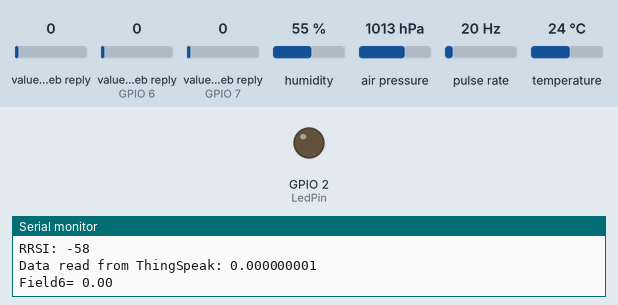
A sketch run on a simulated ESP32. On the bench: output pins drawn as LEDs (lit = HIGH), the last lines printed to the serial monitor. Wiring (inferred from the names in the program): pulse sensor: data GPIO 15. Inputs (shaded band) come from the test bench; at power-on: pulse rate 20 Hz, value in the web reply 0, value in the web reply (sensors on GPIO 6, GPIO 7) 0, humidity 55 %, air pressure 1013 hPa, temperature 24 °C (analog values on the 0–4095 scale). WiFi joins after 1.5 s; servers stay silent unless stated; web services answer with replies made up by the test bench.

Above: at 3.1 s.
3.2 s: pulse rate (sensor on GPIO 15) set to 196 Hz
6.7 s: pulse rate (sensor on GPIO 15) set to 4 Hz
At 7.2 s:
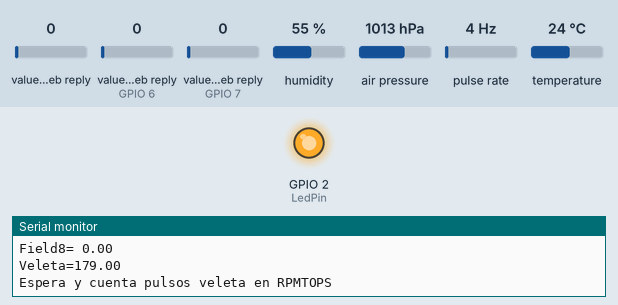
10.2 s: pulse rate (sensor on GPIO 15) set to 158 Hz
At 10.66 s:
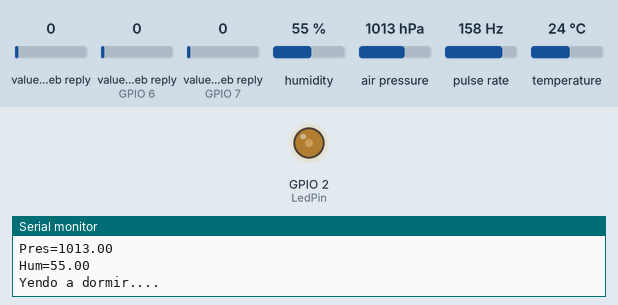
Timing chart, 0 to 19.7 s (numbered marks = the images above; inputs shaded):
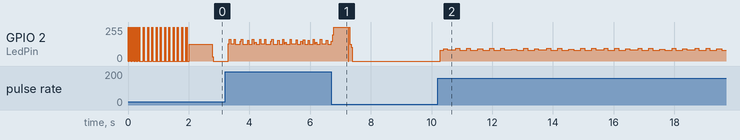

The sketch:

estacion_meteorologicav6.ino
```cpp
/*********************************************************************************/
/*********************************************************************************/
/* 2023-12
 * Ruth Schmit & Victoria Cruz
 * Pasantias CENPAT - CESIMAR
 * Esc Politécnica 703 Jose Toschke
 * Proyecto Estación Meteorologica
 */
/*********************************************************************************/
/*********************************************************************************/

#include <Wire.h>
#include <Adafruit_Sensor.h>
#include <Adafruit_BME280.h>
#include "ThingSpeak.h"
#include <WiFi.h>
#include <HTTPClient.h>

/*********************************************************************************/
/*********************************************************************************/

// Definición de pines y constantes
#define RPMsensor 15        // Pin del sensor del anemómetro (ajusta según tu configuración)
#define VELETA_PIN 32       // Pin de la veleta
#define BME_SDA 4            // Pin SDA para comunicación I2C con el sensor BME280
#define BME_SCL 5            // Pin SCL para comunicación I2C con el sensor BME280
#define BME_ADDR 0x76        // Dirección I2C del sensor BME280

// Configura tus credenciales de red WiFi

const char* ssid = "Casa";
const char* password = "05";

// Instancia de cliente Wi-Fi
WiFiClient client;

// Variables para ThingSpeak
unsigned long myChannelNumber = 1;
const char* myWriteAPIKey = "XSA81ITTXJ5JKEQD";
const char* myReadAPIKey = "5J0IATQNI48GEMQA";                            //API KEY THINGSPEAK
unsigned long channelID = 2326126;
unsigned int Field6 = 6;                             //Field to hold first constant
unsigned int Field7 = 7;                             //Field to hold second constant
unsigned int Field8 = 8;                             //Field to hold third constant

float CteCalib1= 1.0;                          //Campo7 de Teamspeak Multiplicador
float CteCalib2=0;                             //Campo8 de Teamspeak Offset
float OnOff=0;                                 //Campo6 de Teamspeak Apagar=1 Encender=0 subida de datos
float data=0;

float temperature, pressure, humidity;

// Variables para medición del anemómetro
uint32_t Wind_rpm_meas_interval = 3600;
volatile uint32_t RPMTops = 0;
int RPM;
unsigned long currentMillis, previousMillis;
unsigned long interval = 30000;
static uint32_t ContactTime;
int timeout_counter = 0;
int timeout_counterThing = 0;

int contador, Decena, Unidad, Decimal, Decimal2;

const int LedPin = 2;

/*********************************************************************************/
/*********************************************************************************/
// Función de interrupción para medir RPM
void IRAM_ATTR rpm() {
  digitalWrite(LedPin, !digitalRead(LedPin));
  if ((millis() - ContactTime) > 15) {
    RPMTops=RPMTops+1;
    digitalWrite(LedPin, !digitalRead(LedPin));
    ContactTime = millis();
  }
}
/*********************************************************************************/
/*********************************************************************************/

// Instancia del sensor BME280
Adafruit_BME280 bme;

/*********************************************************************************/
/*********************************************************************************/

void setup() {
  Serial.begin(115200);
  pinMode(LedPin, OUTPUT);

  // Inicialización de la comunicación I2C
  Wire.begin(BME_SDA, BME_SCL);

  // Inicialización del sensor BME280
  bme.begin(BME_ADDR);

  // Configuración del pin del anemómetro para la interrupción
  pinMode(RPMsensor, INPUT_PULLUP);

  // Configuración del pin de la veleta y resolución de lectura analógica
  pinMode(VELETA_PIN, INPUT);
  analogReadResolution(12);
  BlinkLed(2, 20, 10);
  ReadBME280();

  // Conexión a la red Wi-Fi
  connectToWiFi();

  // Inicialización de ThingSpeak
  ThingSpeak.begin(client);

  currentMillis = millis();
  previousMillis = currentMillis;

  attachInterrupt(digitalPinToInterrupt(RPMsensor), rpm, FALLING);
}

/*********************************************************************************/
/*********************************************************************************/

void loop() {

  BlinkLed(2, 40, 10);
  float  OnOff = readTSData(channelID, Field6 );
  Serial.print("Field6= ");
  Serial.println(OnOff);
  float  CteCalib1 = readTSData(channelID, Field7 );
  Serial.print("Field7= ");
  Serial.println(CteCalib1);
  float  CteCalib2 = readTSData(channelID, Field8 );
  Serial.print("Field8= ");
  Serial.println(CteCalib2);

  // digitalWrite(LedPin, digitalRead(15));
  // Lectura del valor analógico de la veleta y cálculo de la dirección del viento
  int veletaValue = analogRead(VELETA_PIN);
  float windDirection = map(veletaValue, 0, 4095, 0, 359);
  Serial.print("Veleta=");
  Serial.println(windDirection);
  digitalWrite(LedPin, LOW);


  // Reinicio del contador de RPM
  RPMTops = 0;
  Serial.println("Espera y cuenta pulsos veleta en RPMTOPS");
  delay(Wind_rpm_meas_interval);    // Retardo antes de la próxima medición del anemómetro y envío de datos
  Serial.print("RPMTOPS: ");
  Serial.println(RPMTops);
  Serial.println(millis());
  Serial.println(ContactTime);
  digitalWrite(LedPin, LOW);
  // Almacenamiento de las RPM en la variable RPM
  if ((RPMTops >= 0) and (RPMTops <= 21)) RPM = RPMTops * 1.2;
  if ((RPMTops > 21) and (RPMTops <= 45)) RPM = RPMTops * 1.15;
  if ((RPMTops > 45) and (RPMTops <= 90)) RPM = RPMTops * 1.1;
  if ((RPMTops > 90) and (RPMTops <= 156)) RPM = RPMTops * 1.0;
  if ((RPMTops > 156) and (RPMTops <= 999)) RPM = RPMTops * 1.0;
  Serial.print("RPM: ");
  Serial.println(RPM);
  Serial.print("CteCalib1 ");
  Serial.println(CteCalib1);
  RPM = RPM * CteCalib1;
  Serial.print("RPM Ajustado: ");
  Serial.println(RPM);


  // Envío de datos por la comunicación serial
  Serial.print("Dirección del Viento: ");
  Serial.print(windDirection);
  Serial.print(" grados\n");
  Serial.print("Velocidad del Viento: ");
  Serial.print(RPM);
  Serial.print(" Km/h\n");

  ReadBME280();

  ThingSpeak.setField(1, temperature);
  ThingSpeak.setField(2, humidity);
  ThingSpeak.setField(3, pressure);
  ThingSpeak.setField(4, RPM);
  ThingSpeak.setField(5, windDirection);


  if(OnOff != 0){                                                              // Solo sube dato a publico si está dentro de un rango de presion valido y aparte si esta habilitado
    int response = ThingSpeak.writeFields(myChannelNumber, myWriteAPIKey);     // Configuración de campos con los valores para ThingSpeak
    if (response == 200) {
      Serial.println("Actualización del canal ThingSpeak exitosa.");
      timeout_counterThing=0;
  } else {
    timeout_counterThing++;
    Serial.println("Problema al actualizar el canal ThingSpeak. Código de error HTTP: " + String(response));
    if(timeout_counter >= 5){
        ESP.restart();
      }
    }
  }
  if(OnOff = 0.0){
    Serial.println("Canal ThingSpeak ONOFF DESHABILITADO");
    }

  if ((WiFi.status() != WL_CONNECTED) && (currentMillis - previousMillis >= interval)) {                 // if WiFi is down, try reconnecting
    Serial.print(millis());
    Serial.println("Reconnecting to WiFi...");
    WiFi.disconnect();
    WiFi.reconnect();
    previousMillis = currentMillis;
  }

  if(temperature>100){
    Serial.println("RESET POR FALLA BME280");
    delay(60000);                               // 1 minutos de espera
    ESP.restart();
    }

  if(pressure<100){
    Serial.println("RESET POR FALLA BME280");
    delay(60000);                               // 1 minutos de espera
    ESP.restart();
    }

  if (CteCalib1<0.0){                           // Resetea el micro si se envia un valor negativo en FIELD7 < 0 esto es para resetear el micro via web
    Serial.print("CteCalib1= ");
    Serial.println(CteCalib1);
    Serial.println("RESET POR FIELD7");
    delay(60000);                               // 1 minutos de espera
    ESP.restart();
    }
  Serial.println("");
  Serial.println("Yendo a dormir....");
  BlinkLed(2, 20, 2);
  delay(60000);  // 3 minutos de espera
  BlinkLed(2, 20, 4);
  delay(60000);  // 3 minutos de espera
  BlinkLed(2, 20, 8);
  delay(60000);  // 3 minutos de espera

}


/*********************************************************************************/
/*********************************************************************************/

// Función para conectar a la red Wi-Fi
void connectToWiFi() {
  Serial.print("Conectando WiFi= ");
  Serial.println(ssid);
  WiFi.begin(ssid, password);
  while (WiFi.status() != WL_CONNECTED) {
    delay(100);
    Serial.print("RRSI: ");
    Serial.println(WiFi.RSSI());
    BlinkLed(2, 2, 10);
    timeout_counter++;
    if(timeout_counter >= 1500){
        ESP.restart();
    }
  }
  Serial.println("Conectado a WiFi");

/*
  // if WiFi is down, try reconnecting
  if ((WiFi.status() != WL_CONNECTED) && (currentMillis - previousMillis >= interval)) {
    Serial.print(millis());
    Serial.println("Reconnecting to WiFi...");
    WiFi.disconnect();
    WiFi.reconnect();
    previousMillis = currentMillis;
  }
*/

  Serial.println("Conectado a WiFi!!!!!!!!!");
  Serial.println(WiFi.localIP());
  Serial.print("RRSI: ");
  Serial.println(WiFi.RSSI());
}
/*********************************************************************************/
void BlinkLed(int pin,int nr, int wait) // number of blinks (pin del led, numero de veces, tiempo encendido/apagado)
{
  for (contador=0; contador< nr; contador++)
  {
  digitalWrite(pin, HIGH);
  delay(wait);
  digitalWrite(pin, LOW);
  delay(wait);
  }
  if (nr=0 )
  {
  digitalWrite(pin, HIGH);
  delay(wait/3);
  digitalWrite(pin, LOW);
  delay(wait/3);
  digitalWrite(pin, HIGH);
  delay(wait/3);
  digitalWrite(pin, LOW);
  delay(wait/3);
  digitalWrite(pin, HIGH);
  delay(wait/3);
  digitalWrite(pin, LOW);
  delay(wait/3);
  }
}

/*********************************************************************************/
void numtTxLed (float numero)
{
  Decena = numero/10;
  Unidad = numero-(Decena*10);
  Decimal = ((numero*10) - Decena*100 - Unidad*10);
  Decimal2 = ((numero*100) - Decena*1000 - Unidad*100 - Decimal*10);
  Serial.println(Decena);
  BlinkLed(LedPin,Decena,300);
  delay(1000);
  Serial.println(Unidad);
  BlinkLed(LedPin,Unidad,300);
  delay(1000);
  Serial.println(Decimal);
  BlinkLed(LedPin,Decimal,300);
  delay(1000);
  Serial.println(Decimal2);
  BlinkLed(LedPin,Decimal2,300);
  delay(3000);
}
/*********************************************************************************/

float readTSData( long TSChannel,unsigned int TSField ){
  data = 5.0;
  while (data == 5.0) {
  data =  ThingSpeak.readFloatField( TSChannel, TSField, myReadAPIKey );
  Serial.println( "Data read from ThingSpeak: " + String( data, 9 ) );
  }
  return data;
}
/*********************************************************************************/
  // Lecturas del sensor BME280
void ReadBME280() {
  temperature = bme.readTemperature();
  Serial.print("Temp=");
  Serial.println(temperature);
  pressure = bme.readPressure() / 100.0F;
  Serial.print("Pres=");
  Serial.println(pressure);
  humidity = bme.readHumidity();
  Serial.print("Hum=");
  Serial.println(humidity);
}
```

Measured:
- after the input at 10.2 s, GPIO 2 (LedPin): 0/255 → 82/255 after 0.08 s, → 93/255 0.12 s later, → 85/255 0.12 s later, → 94/255 0.28 s later, … (51 changes in this stretch)
